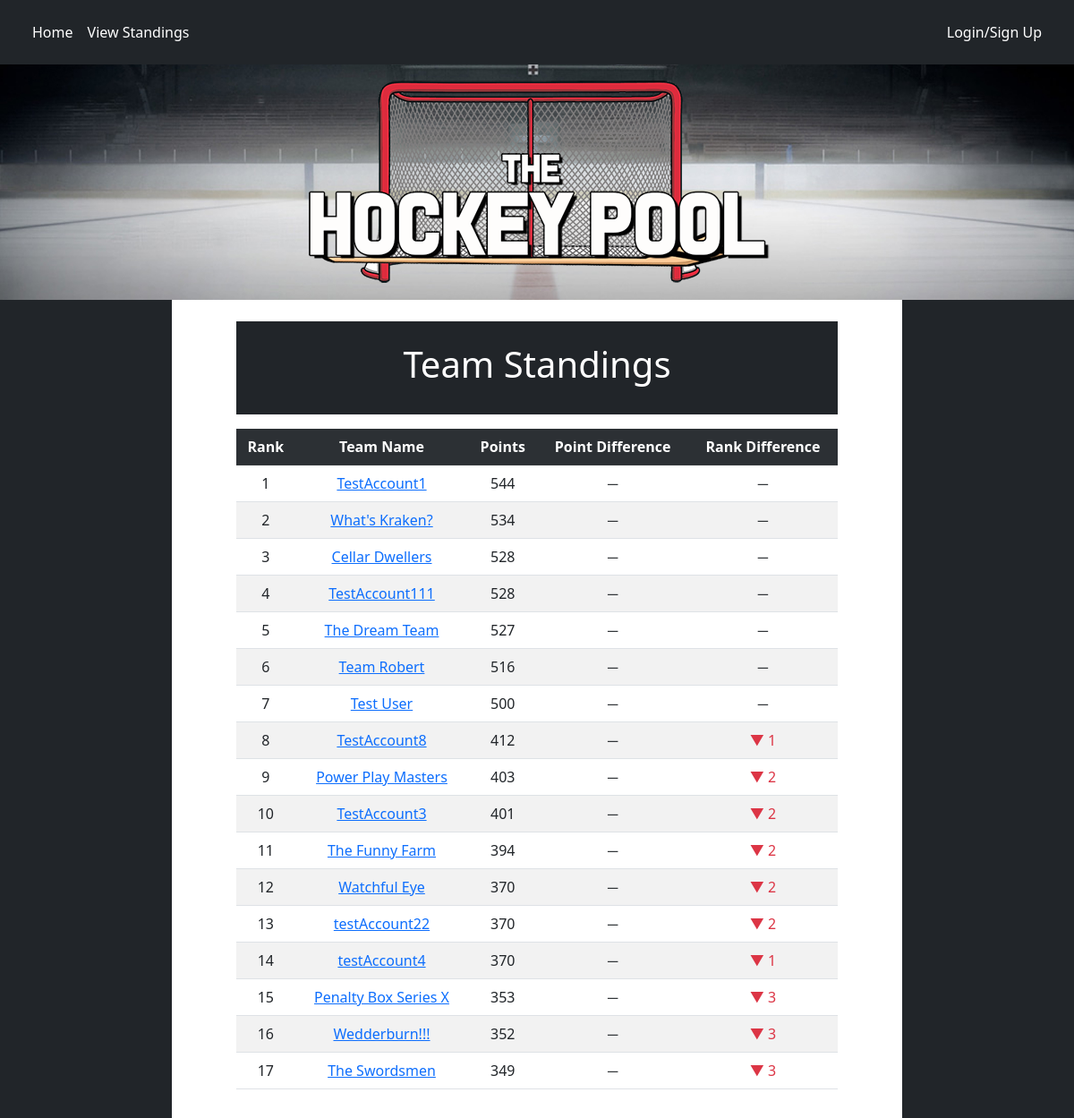
/teamStandings, run on the app's committed database.
### tables this page shows
CREATE TABLE "standings" (
	"teamID" 	int not NULL,
	"points"	int not NULL DEFAULT 0,
	"pointsYesterday"	int not NULL DEFAULT 0,
	"rank"	int not NULL DEFAULT 0,
	"rankYesterday"	int not NULL DEFAULT 0,
	PRIMARY KEY("teamID"),
	CONSTRAINT "standings-fk-teamID"
	FOREIGN KEY ("teamID")
    REFERENCES poolTeams ("teamID")
);

CREATE TABLE "poolTeams" (
	"teamID"	INTEGER NOT NULL,
	"teamName"	varchar(40) NOT NULL,
	"username"	varchar(30) NOT NULL,
	"player1"	INTEGER NOT NULL,
	"player2"	INTEGER NOT NULL,
	"player3"	INTEGER NOT NULL,
	"player4"	INTEGER NOT NULL,
	"player5"	INTEGER NOT NULL,
	"player6"	INTEGER NOT NULL,
	"player7"	INTEGER NOT NULL,
	"player8"	INTEGER NOT NULL,
	"player9"	INTEGER NOT NULL,
	"player10"	INTEGER NOT NULL,
	"player11"	INTEGER NOT NULL,
	"player12"	INTEGER NOT NULL,
	"player13"	INTEGER NOT NULL,
	"player14"	INTEGER NOT NULL,
	"player15"	INTEGER NOT NULL,
	"player16"	INTEGER NOT NULL,
	"player17"	INTEGER NOT NULL,
	"player18"	INTEGER NOT NULL,
	"player19"	INTEGER NOT NULL,
	"player20"	INTEGER NOT NULL,
	"player21"	INTEGER NOT NULL,
	"teamLogo"	TEXT NOT NULL,
	CONSTRAINT "poolTeams-fk-player15" FOREIGN KEY("player15") REFERENCES "players"("playerID"),
	CONSTRAINT "poolTeams-fk-player6" FOREIGN KEY("player6") REFERENCES "players"("playerID"),
	CONSTRAINT "poolTeams-fk-player11" FOREIGN KEY("player11") REFERENCES "players"("playerID"),
	CONSTRAINT "poolTeams-fk-player1" FOREIGN KEY("player1") REFERENCES "players"("playerID"),
	CONSTRAINT "poolTeams-fk-player3" FOREIGN KEY("player3") REFERENCES "players"("playerID"),
	CONSTRAINT "poolTeams-fk-player12" FOREIGN KEY("player12") REFERENCES "players"("playerID"),
	CONSTRAINT "poolTeams-fk-player20" FOREIGN KEY("player20") REFERENCES "players"("playerID"),
	CONSTRAINT "poolTeams-fk-users" FOREIGN KEY("username") REFERENCES "users"("username"),
	CONSTRAINT "poolTeams-fk-player13" FOREIGN KEY("player13") REFERENCES "players"("playerID"),
	CONSTRAINT "poolTeams-fk-player14" FOREIGN KEY("player14") REFERENCES "players"("playerID"),
	CONSTRAINT "poolTeams-fk-player18" FOREIGN KEY("player18") REFERENCES "players"("playerID"),
	CONSTRAINT "poolTeams-fk-player10" FOREIGN KEY("player10") REFERENCES "players"("playerID"),
	CONSTRAINT "poolTeams-fk-player9" FOREIGN KEY("player9") REFERENCES "players"("playerID"),
	CONSTRAINT "poolTeams-fk-player2" FOREIGN KEY("player2") REFERENCES "players"("playerID"),
	CONSTRAINT "poolTeams-fk-player5" FOREIGN KEY("player5") REFERENCES "players"("playerID"),
	CONSTRAINT "poolTeams-fk-player7" FOREIGN KEY("player7") REFERENCES "players"("playerID"),
	CONSTRAINT "poolTeams-fk-player19" FOREIGN KEY("player19") REFERENCES "players"("playerID"),
	CONSTRAINT "poolTeams-fk-player21" FOREIGN KEY("player21") REFERENCES "players"("playerID"),
	CONSTRAINT "poolTeams-fk-player4" FOREIGN KEY("player4") REFERENCES "players"("playerID"),
	CONSTRAINT "poolTeams-fk-player8" FOREIGN KEY("player8") REFERENCES "players"("playerID"),
	PRIMARY KEY("teamID" AUTOINCREMENT),
	CONSTRAINT "poolTeams-fk-player17" FOREIGN KEY("player17") REFERENCES "players"("playerID"),
	CONSTRAINT "poolTeams-fk-player16" FOREIGN KEY("player16") REFERENCES "players"("playerID")
);

### application.py (the view)
@app.route("/teamStandings")
def teamStandings():
    while True:
        try:
            db.connect()
            teamStandings = db.getTeamStandings()
            return render_template("teamStandings.html", teamStandings=teamStandings, username=getUserInfo(),
                                   permission=getUserPermission(), userTeamID=getUserTeamID())
        except sqlite3.ProgrammingError:
            db.close()

### application.py (called while the page is built)
def userTeam():
    while (True):
        try:
            db.connect()
            username = None
            teamInPool = False
            if "username" in session:
                username = session["username"]
                if (db.checkForUserInPool(username)):
                    teamInPool = True
            return teamInPool
        except sqlite3.ProgrammingError:
            db.close()

def getUserTeamID():
    while (True):
        try:
            db.connect()
            username = None
            teamID = None
            if(userTeam()):
                username = session["username"]
                teamID = db.getUserPoolTeamID(username)
            return teamID
        except sqlite3.ProgrammingError:
            db.close()

def getUserInfo():
    username = None
    if "username" in session:
        username = session["username"]
    return username

def getUserPermission():
    permission = None
    if "permission" in session:
        permission = session["permission"]
    return permission

### db.py (called while the page is built, shortened)
def connect():
    global conn

def getTeamStandings():
    sql = '''Select pt.teamID, pt.teamName, s.points, s.pointsYesterday, s.rank, s.rankYesterday
                     From poolTeams pt join standings s
                        on pt.teamID = s.teamID
                    Order by s.points DESC'''
    try:
        with closing(conn.cursor()) as c:
            c.execute(sql)
            results = c.fetchall()
            standings = []
            for result in results:
                standings.append((result[0], result[1], result[2], result[3], result[4], result[5]))
            return standings
    except sqlite3.OperationalError as e:
        print("Error: Database could not be read. Program closing")
        print(e)

### templates/teamStandings.html (shortened to what this page needs)
{% extends "base.html" %}
{% block content %}
    <div class="aligns-items-center justify-content-center pb-3" style="max-width: 700px; text-align: center">
        <div id="heading" class="mt-4 p-4 bg-dark text-white">
            <h1 style="text-align:center">Team Standings</h1>
        </div>
        <div class="pt-3">
            <table class="table table-striped w-100" style="text-align:center">
                <tr class="table-dark"><th scope="col">Rank</th><th scope="col">Team Name</th><th scope="col">Points</th><th scope="col">Point Difference</th><th scope="col">Rank Difference</th></tr>
                {% for team in teamStandings %}
                    <tr><td>{{team[4]}}</td><td><a href="{{ url_for('teamStats', teamID=team[0]) }}">{{team[1]}}</a></td><td>
                        {{team[2]}}</td>
                        {% if team[2]-team[3] > 0 %}
                            <td>{{team[2]-team[3]}}</td>
                        {% else %}
                            <td>&#9472</td>
                        {% endif %}
                        {% if team[5]-team[4] > 0 %}
                            <td class="text-success">&#9650 {{team[5]-team[4]}}</td>
                        {% elif team[5]-team[4] < 0 %}
                            <td class="text-danger">&#9660 {{(team[5]-team[4])|abs}}</td>
                        {% else %}
                            <td>&#9472</td>
                        {% endif %}
                    </tr>
                {% endfor %}
            </table>
        </div>
    </div>
{% endblock %}

### data on the page
standings: rank "1", teamName "TestAccount1", points "544"
standings: rank "2", teamName "What's Kraken?", points "534"
standings: rank "3", teamName "Cellar Dwellers", points "528"
standings: rank "4", teamName "TestAccount111", points "528"
standings: rank "5", teamName "The Dream Team", points "527"
standings: rank "6", teamName "Team Robert", points "516"
standings: rank "7", teamName "Test User", points "500"
standings: rank "8", teamName "TestAccount8", points "412", (team[5]-team[4])|abs "1"
standings: rank "9", teamName "Power Play Masters", points "403", (team[5]-team[4])|abs "2"
standings: rank "10", teamName "TestAccount3", points "401", (team[5]-team[4])|abs "2"
standings: rank "11", teamName "The Funny Farm", points "394", (team[5]-team[4])|abs "2"
standings: rank "12", teamName "Watchful Eye", points "370", (team[5]-team[4])|abs "2"
standings: rank "13", teamName "testAccount22", points "370", (team[5]-team[4])|abs "2"
standings: rank "14", teamName "testAccount4", points "370", (team[5]-team[4])|abs "1"
standings: rank "15", teamName "Penalty Box Series X", points "353", (team[5]-team[4])|abs "3"
standings: rank "16", teamName "Wedderburn!!!", points "352", (team[5]-team[4])|abs "3"
standings: rank "17", teamName "The Swordsmen", points "349", (team[5]-team[4])|abs "3"
